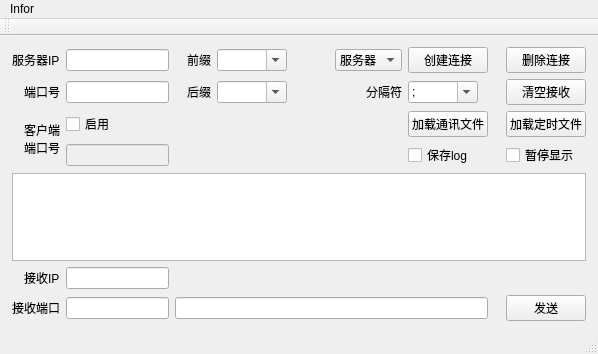
<?xml version="1.0" encoding="UTF-8"?>
<ui version="4.0">
 <class>MainWindow</class>
 <widget class="QMainWindow" name="MainWindow">
  <property name="geometry">
   <rect>
    <x>0</x>
    <y>0</y>
    <width>598</width>
    <height>354</height>
   </rect>
  </property>
  <property name="windowTitle">
   <string>EthernetTool</string>
  </property>
  <widget class="QWidget" name="centralWidget">
   <layout class="QGridLayout" name="gridLayout">
    <property name="leftMargin">
     <number>12</number>
    </property>
    <property name="rightMargin">
     <number>12</number>
    </property>
    <item row="2" column="11">
     <widget class="QPushButton" name="pushButton_timer">
      <property name="text">
       <string>加载定时文件</string>
      </property>
     </widget>
    </item>
    <item row="1" column="11">
     <widget class="QPushButton" name="pushButton_clear">
      <property name="text">
       <string>清空接收</string>
      </property>
     </widget>
    </item>
    <item row="7" column="2" colspan="7">
     <widget class="QLineEdit" name="lineEdit_input"/>
    </item>
    <item row="7" column="0" alignment="Qt::AlignRight">
     <widget class="QLabel" name="label_serverPort_send">
      <property name="text">
       <string>接收端口</string>
      </property>
     </widget>
    </item>
    <item row="0" column="5">
     <widget class="QComboBox" name="comboBox_prefix">
      <property name="maximumSize">
       <size>
        <width>70</width>
        <height>16777215</height>
       </size>
      </property>
      <property name="editable">
       <bool>true</bool>
      </property>
     </widget>
    </item>
    <item row="7" column="1">
     <widget class="QLineEdit" name="lineEdit_serverPort_send">
      <property name="maximumSize">
       <size>
        <width>112</width>
        <height>16777215</height>
       </size>
      </property>
     </widget>
    </item>
    <item row="0" column="8">
     <widget class="QPushButton" name="pushButton_creat">
      <property name="text">
       <string>创建连接</string>
      </property>
     </widget>
    </item>
    <item row="0" column="11">
     <widget class="QPushButton" name="pushButton_delete">
      <property name="text">
       <string>删除连接</string>
      </property>
     </widget>
    </item>
    <item row="0" column="1">
     <widget class="QLineEdit" name="lineEdit_serverIP">
      <property name="maximumSize">
       <size>
        <width>112</width>
        <height>16777215</height>
       </size>
      </property>
     </widget>
    </item>
    <item row="1" column="4">
     <widget class="QLabel" name="label_3">
      <property name="text">
       <string>后缀</string>
      </property>
     </widget>
    </item>
    <item row="0" column="4">
     <widget class="QLabel" name="label_4">
      <property name="text">
       <string>前缀</string>
      </property>
     </widget>
    </item>
    <item row="5" column="1">
     <widget class="QLineEdit" name="lineEdit_serverIP_send">
      <property name="maximumSize">
       <size>
        <width>112</width>
        <height>16777215</height>
       </size>
      </property>
     </widget>
    </item>
    <item row="0" column="7">
     <widget class="QComboBox" name="comboBox_server_client">
      <item>
       <property name="text">
        <string>服务器</string>
       </property>
      </item>
      <item>
       <property name="text">
        <string>客户端</string>
       </property>
      </item>
     </widget>
    </item>
    <item row="1" column="6">
     <spacer name="horizontalSpacer_2">
      <property name="orientation">
       <enum>Qt::Horizontal</enum>
      </property>
      <property name="sizeHint" stdset="0">
       <size>
        <width>40</width>
        <height>20</height>
       </size>
      </property>
     </spacer>
    </item>
    <item row="1" column="1">
     <widget class="QLineEdit" name="lineEdit_serverPort">
      <property name="maximumSize">
       <size>
        <width>112</width>
        <height>16777215</height>
       </size>
      </property>
     </widget>
    </item>
    <item row="7" column="11">
     <widget class="QPushButton" name="pushButton_send">
      <property name="text">
       <string>发送</string>
      </property>
     </widget>
    </item>
    <item row="0" column="6">
     <spacer name="horizontalSpacer">
      <property name="orientation">
       <enum>Qt::Horizontal</enum>
      </property>
      <property name="sizeHint" stdset="0">
       <size>
        <width>40</width>
        <height>20</height>
       </size>
      </property>
     </spacer>
    </item>
    <item row="0" column="0" alignment="Qt::AlignRight">
     <widget class="QLabel" name="label">
      <property name="text">
       <string>服务器IP</string>
      </property>
     </widget>
    </item>
    <item row="5" column="0" alignment="Qt::AlignRight">
     <widget class="QLabel" name="label_serverIP_send">
      <property name="text">
       <string>接收IP</string>
      </property>
     </widget>
    </item>
    <item row="1" column="0" alignment="Qt::AlignRight">
     <widget class="QLabel" name="label_2">
      <property name="text">
       <string>端口号</string>
      </property>
     </widget>
    </item>
    <item row="1" column="5">
     <widget class="QComboBox" name="comboBox_suffix">
      <property name="maximumSize">
       <size>
        <width>70</width>
        <height>16777215</height>
       </size>
      </property>
      <property name="editable">
       <bool>true</bool>
      </property>
      <item>
       <property name="text">
        <string/>
       </property>
      </item>
      <item>
       <property name="text">
        <string>\r</string>
       </property>
      </item>
      <item>
       <property name="text">
        <string>\n</string>
       </property>
      </item>
      <item>
       <property name="text">
        <string>\r\n</string>
       </property>
      </item>
     </widget>
    </item>
    <item row="3" column="1">
     <widget class="QLineEdit" name="lineEdit_clientPort">
      <property name="enabled">
       <bool>false</bool>
      </property>
      <property name="maximumSize">
       <size>
        <width>112</width>
        <height>16777215</height>
       </size>
      </property>
     </widget>
    </item>
    <item row="2" column="1">
     <widget class="QCheckBox" name="checkBox_clientPort">
      <property name="text">
       <string>启用</string>
      </property>
     </widget>
    </item>
    <item row="2" column="0" rowspan="2" alignment="Qt::AlignRight">
     <widget class="QLabel" name="label_clientPort">
      <property name="text">
       <string>客户端
端口号</string>
      </property>
     </widget>
    </item>
    <item row="4" column="0" colspan="12">
     <widget class="QTextBrowser" name="textBrowser_show_msg"/>
    </item>
    <item row="2" column="8">
     <widget class="QPushButton" name="pushButton_loadFile">
      <property name="text">
       <string>加载通讯文件</string>
      </property>
     </widget>
    </item>
    <item row="3" column="11">
     <widget class="QCheckBox" name="checkBox_pauseShow">
      <property name="text">
       <string>暂停显示</string>
      </property>
     </widget>
    </item>
    <item row="3" column="8">
     <widget class="QCheckBox" name="checkBox_saveLog">
      <property name="text">
       <string>保存log</string>
      </property>
     </widget>
    </item>
    <item row="1" column="7" alignment="Qt::AlignRight">
     <widget class="QLabel" name="label_5">
      <property name="text">
       <string>分隔符</string>
      </property>
     </widget>
    </item>
    <item row="1" column="8">
     <widget class="QComboBox" name="comboBox_split">
      <property name="maximumSize">
       <size>
        <width>70</width>
        <height>16777215</height>
       </size>
      </property>
      <property name="editable">
       <bool>true</bool>
      </property>
      <item>
       <property name="text">
        <string>;</string>
       </property>
      </item>
      <item>
       <property name="text">
        <string>,</string>
       </property>
      </item>
     </widget>
    </item>
   </layout>
  </widget>
  <widget class="QMenuBar" name="menuBar">
   <property name="geometry">
    <rect>
     <x>0</x>
     <y>0</y>
     <width>598</width>
     <height>23</height>
    </rect>
   </property>
   <widget class="QMenu" name="menuInfor">
    <property name="title">
     <string>Infor</string>
    </property>
    <addaction name="actionAbout"/>
   </widget>
   <addaction name="menuInfor"/>
  </widget>
  <widget class="QToolBar" name="mainToolBar">
   <property name="enabled">
    <bool>false</bool>
   </property>
   <attribute name="toolBarArea">
    <enum>TopToolBarArea</enum>
   </attribute>
   <attribute name="toolBarBreak">
    <bool>false</bool>
   </attribute>
  </widget>
  <widget class="QStatusBar" name="statusBar"/>
  <action name="actionAbout">
   <property name="icon">
    <iconset>
     <normaloff>:/res/information_32px_1206695_easyicon.net.png</normaloff>:/res/information_32px_1206695_easyicon.net.png</iconset>
   </property>
   <property name="text">
    <string>About</string>
   </property>
  </action>
 </widget>
 <layoutdefault spacing="6" margin="11"/>
 <tabstops>
  <tabstop>lineEdit_serverIP</tabstop>
  <tabstop>lineEdit_serverPort</tabstop>
  <tabstop>comboBox_prefix</tabstop>
  <tabstop>comboBox_suffix</tabstop>
  <tabstop>comboBox_server_client</tabstop>
  <tabstop>pushButton_creat</tabstop>
  <tabstop>pushButton_delete</tabstop>
  <tabstop>pushButton_clear</tabstop>
  <tabstop>lineEdit_serverIP_send</tabstop>
  <tabstop>lineEdit_serverPort_send</tabstop>
  <tabstop>lineEdit_input</tabstop>
  <tabstop>pushButton_send</tabstop>
  <tabstop>textBrowser_show_msg</tabstop>
 </tabstops>
 <resources/>
 <connections/>
</ui>
